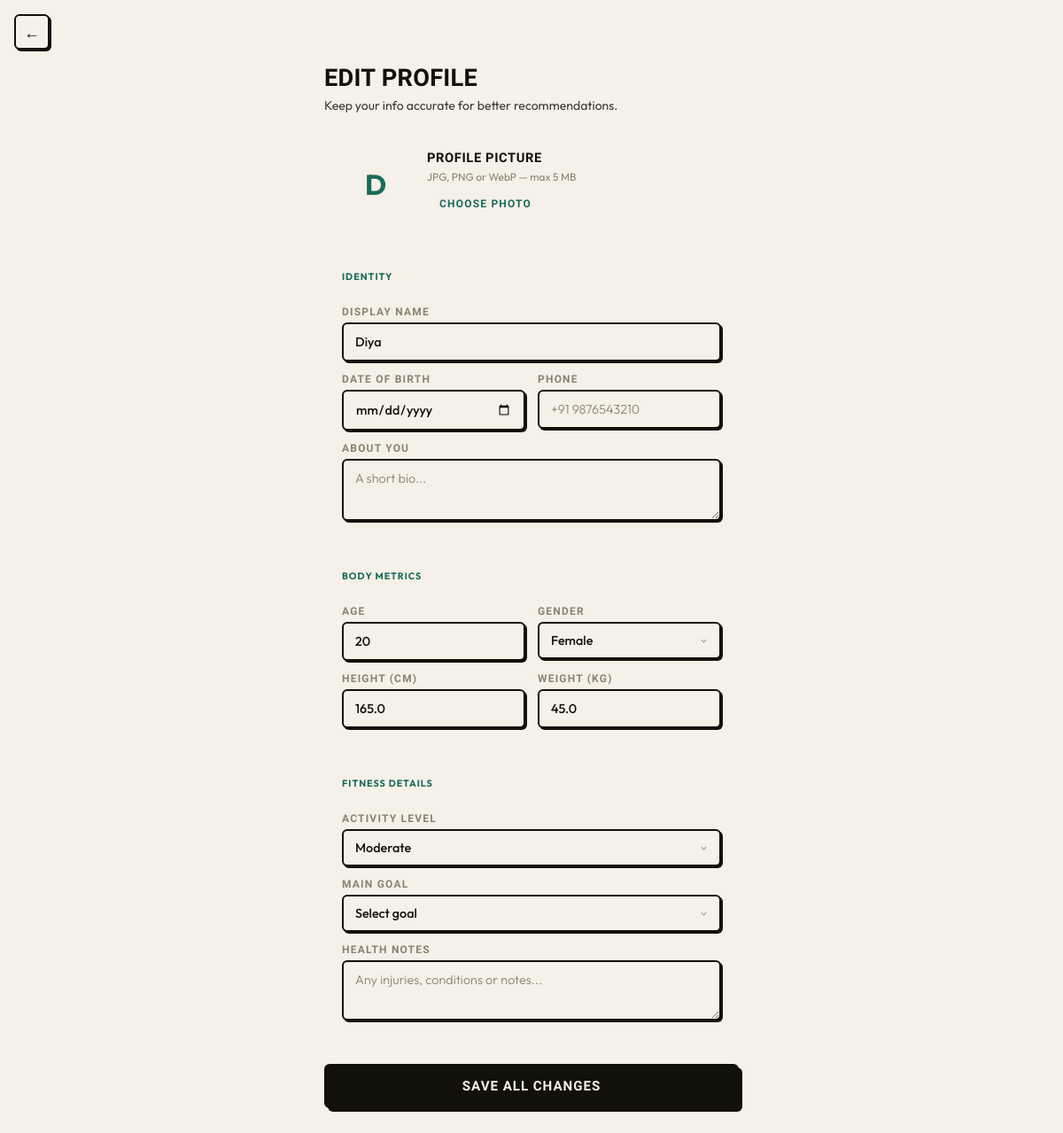
The page /edit-profile (signed in) on the database as committed earlier.
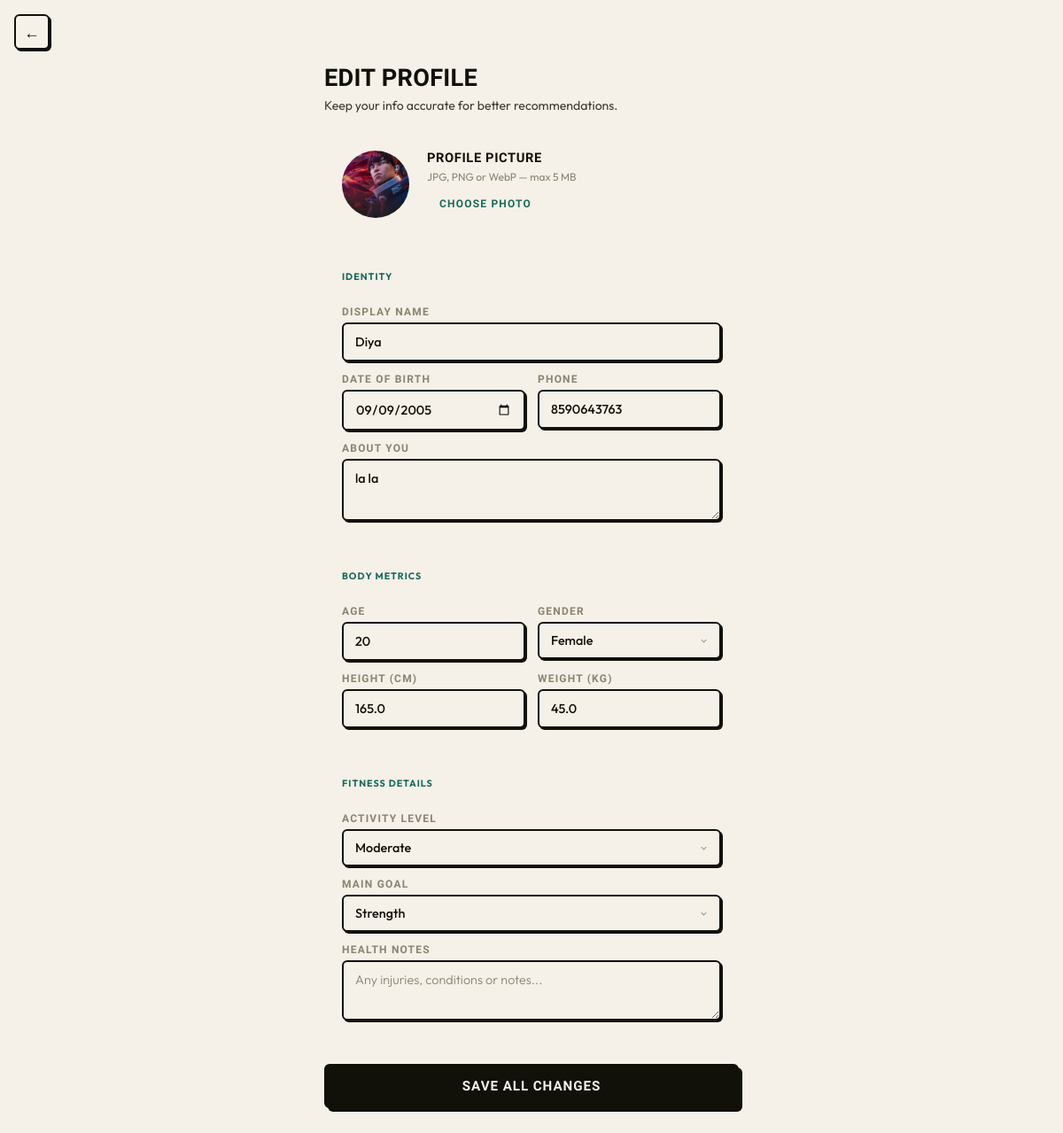
The same page on the database as committed later.
### tables this page shows
CREATE TABLE onboarding (
    id INTEGER PRIMARY KEY AUTOINCREMENT,
    user_id INTEGER,
    name TEXT,
    workout_place TEXT,
    intent TEXT,
    time_available TEXT,
    energy_level TEXT,
    FOREIGN KEY (user_id) REFERENCES users(id)
);

CREATE TABLE profile (
    user_id INTEGER PRIMARY KEY,

    age INTEGER,
    gender TEXT,
    dob TEXT,
    phone TEXT,
    about TEXT,
    profile_pic TEXT,

    height_cm REAL,
    weight_kg REAL,

    activity_level TEXT,
    health_notes TEXT,

    goal TEXT,

    xp INTEGER DEFAULT 0,
    level INTEGER DEFAULT 1,
    streak INTEGER DEFAULT 0,
    last_active TEXT,
    steps_today INTEGER DEFAULT 0,
    calories_today REAL DEFAULT 0,
    distance_today REAL DEFAULT 0,

    last_period_date TEXT,
    cycle_length INTEGER DEFAULT 28,
    period_length INTEGER DEFAULT 5,

    FOREIGN KEY (user_id) REFERENCES users(id)
);

### app.py (the view, shortened to what this page needs)
@app.route("/edit-profile", methods=["GET", "POST"])
def edit_profile():
    if "user_id" not in session:
        return redirect("/")
    db = get_db()
    cursor = db.cursor()
    uid = session["user_id"]
    cursor.execute("SELECT * FROM profile WHERE user_id=?", (uid,))
    profile = cursor.fetchone()
    cursor.execute("SELECT name FROM onboarding WHERE user_id=?", (uid,))
    onb = cursor.fetchone()
    name = onb["name"] if onb else ""
    saved = request.args.get("saved") == "1"
    return render_template("edit_profile.html", profile=profile, name=name, saved=saved)

### app.py (called while the page is built)
def get_db():
    conn = sqlite3.connect(DB_PATH)
    conn.row_factory = sqlite3.Row
    return conn

### templates/edit_profile.html (shortened to what this page needs)
<!DOCTYPE html>
<html lang="en">
<head>
<link rel="stylesheet" href="{{ url_for('static', filename='css/style.css') }}">
</head>
<body>
<a href="/settings" class="back-btn">&#8592;</a>
<div class="ep-wrap">
  <h2 style="margin-bottom:4px;">Edit Profile</h2>
  <p style="margin-bottom:20px;">Keep your info accurate for better recommendations.</p>
  <form method="POST" action="/edit-profile" enctype="multipart/form-data" id="ep-form">
    <div class="avatar-row">
      <div class="avatar-circle" id="avatar-preview">
        {% if profile and profile['profile_pic'] %}
          <img src="{{ url_for('static', filename=profile['profile_pic']) }}" alt="pic">
        {% else %}
          <span>{{ (name or (profile['name'] if profile and profile['name'] else 'U'))[0].upper() }}</span>
        {% endif %}
      </div>
      <div class="avatar-info">
        <h3>Profile Picture</h3>
        <p>JPG, PNG or WebP — max 5 MB</p>
        <label class="pick-btn" for="pic-input">Choose Photo</label>
      </div>
    </div>
    <div class="sec">
      <div class="sec-title">Identity</div>
      <label>Display Name</label>
      <input type="text" name="name" id="inp-name" placeholder="Your name"
             value="{{ name or (profile['name'] if profile and profile['name'] else '') }}">
      <div class="grid2">
        <div>
          <label>Date of Birth</label>
          <input type="date" name="dob"
                 value="{{ profile['dob'] if profile and profile['dob'] else '' }}">
        </div>
        <div>
          <label>Phone</label>
          <input type="tel" name="phone" id="inp-phone" placeholder="+91 9876543210"
                 value="{{ profile['phone'] if profile and profile['phone'] else '' }}">
        </div>
      </div>
      <label>About You</label>
      <textarea name="about" placeholder="A short bio..." style="resize:vertical;min-height:70px;">{{ profile['about'] if profile and profile['about'] else '' }}</textarea>
    </div>
    <div class="sec">
      <div class="sec-title">Body Metrics</div>
      <div class="grid2">
        <div>
          <label>Age</label>
          <input type="number" name="age" id="inp-age" placeholder="25"
                 value="{{ profile['age'] if profile and profile['age'] else '' }}">
        </div>
        <div>
          <label>Gender</label>
          <select name="gender">
            {% for g in ['Male','Female','Other'] %}
            <option {% if profile and profile['gender'] == g %}selected{% endif %}>{{ g }}</option>
            {% endfor %}
          </select>
        </div>
        <div>
          <label>Height (cm)</label>
          <input type="number" name="height" id="inp-height" placeholder="170" step="0.1"
                 value="{{ profile['height_cm'] if profile and profile['height_cm'] else '' }}">
        </div>
        <div>
          <label>Weight (kg)</label>
          <input type="number" name="weight" id="inp-weight" placeholder="65" step="0.1"
                 value="{{ profile['weight_kg'] if profile and profile['weight_kg'] else '' }}">
        </div>
      </div>
    </div>
    <div class="sec">
      <div class="sec-title">Fitness Details</div>
      <label>Activity Level</label>
      <select name="activity">
        {% for a in ['Sedentary','Light','Moderate','Active','Very Active'] %}
        <option {% if profile and profile['activity_level'] == a %}selected{% endif %}>{{ a }}</option>
        {% endfor %}
      </select>
      <label>Main Goal</label>
      <select name="goal">
        <option value="">Select goal</option>
        {% for g in ['Fat loss','Strength','Endurance','General fitness','Flexibility'] %}
        <option {% if profile and profile['goal'] == g %}selected{% endif %}>{{ g }}</option>
        {% endfor %}
      </select>
      <label>Health Notes</label>
      <textarea name="health_notes" placeholder="Any injuries, conditions or notes..."
                style="resize:vertical;min-height:68px;">{{ profile['health_notes'] if profile and profile['health_notes'] else '' }}</textarea>
    </div>
    <div class="sticky-save">
      <button type="submit" class="btn btn-full" style="padding:14px;font-size:0.95rem;">Save All Changes</button>
    </div>
  </form>
</div>
</body>
</html>

### static/css/style.css (style rules this page uses)
:root { --cream: #f5f0e8; --cream2: #ede7d9; --cream3: #e2dace; --ink: #111009; --ink2: #2a2820; --ink3: #3d3b30; --muted: #8a8470; --amber: #e8a020; --amber-lt: #f5b830; --amber-dk: #b87a10; --amber-bg: #fdf3dc; --coral: #e84830; --coral-bg: #fdecea; --teal: #1a6b5a; --teal-bg: #e8f4f0; --border-w: 2px; --shadow: 4px 4px 0px var(--ink); --shadow-lg:6px 6px 0px var(--ink); --shadow-sm:2px 2px 0px var(--ink); --shadow-amber: 4px 4px 0px var(--amber-dk); --shadow-coral: 4px 4px 0px #a03020; --r-sm: 6px; --r: 10px; --r-lg: 14px; --r-xl: 18px; --font-display: 'Barlow Condensed', sans-serif; --font: 'Outfit', sans-serif; --t: 0.15s ease; }
*, *::before, *::after { box-sizing: border-box; margin: 0; padding: 0; }
html { scroll-behavior: smooth; height: 100%; }
body { font-family: var(--font); background: var(--cream); color: var(--ink); min-height: 100%; -webkit-font-smoothing: antialiased; transition: background 0.2s, color 0.2s; }
h2 { font-family: var(--font-display); font-size: 1.7rem; font-weight: 800; letter-spacing: 0.01em; text-transform: uppercase; margin-bottom: 4px; }
h3 { font-family: var(--font-display); font-size: 1.05rem; font-weight: 700; text-transform: uppercase; letter-spacing: 0.04em; margin-bottom: 6px; }
p { font-size: 0.88rem; color: var(--ink3); line-height: 1.65; margin-bottom: 10px; }
label { display: block; font-family: var(--font-display); font-size: 0.75rem; font-weight: 700; color: var(--muted); margin-bottom: 5px; text-transform: uppercase; letter-spacing: 0.1em; }
input, textarea, select { font-family: var(--font); font-size: 0.9rem; font-weight: 500; color: var(--ink); background: var(--cream); border: var(--border-w) solid var(--ink); border-radius: var(--r-sm); padding: 11px 13px; width: 100%; outline: none; transition: box-shadow var(--t), background var(--t); margin-bottom: 13px; display: block; box-shadow: var(--shadow-sm); }
input::placeholder, textarea::placeholder { color: var(--muted); font-weight: 300; }
.btn { font-family: var(--font-display); font-weight: 800; font-size: 1rem; letter-spacing: 0.06em; text-transform: uppercase; background: var(--ink); color: var(--cream); border: var(--border-w) solid var(--ink); padding: 13px 22px; border-radius: var(--r-sm); cursor: pointer; transition: transform 0.1s, box-shadow 0.1s; display: inline-block; text-align: center; text-decoration: none; box-shadow: var(--shadow); }
button { font-family: var(--font); }
.btn-full { width: 100%; display: block; }
.back-btn { position: fixed; top: 16px; left: 16px; width: 40px; height: 40px; border-radius: var(--r-sm); background: var(--cream); color: var(--ink); display: flex; align-items: center; justify-content: center; font-size: 1.1rem; font-weight: 700; text-decoration: none; border: var(--border-w) solid var(--ink); box-shadow: var(--shadow-sm); z-index: 1200; transition: transform 0.1s, box-shadow 0.1s; }

Rows that differ between the two databases and show on the page:
changed profile "Female": profile_pic: picture added; dob (not shown) → "09/09/2005"; phone (not shown) → "8590643763"; about (not shown) → "la la"; goal (not shown) → "Strength"
changed onboarding "Diya": name "D" → (not shown)
Other text that changed with them:
form field goal: "Select goal" → (not shown)
